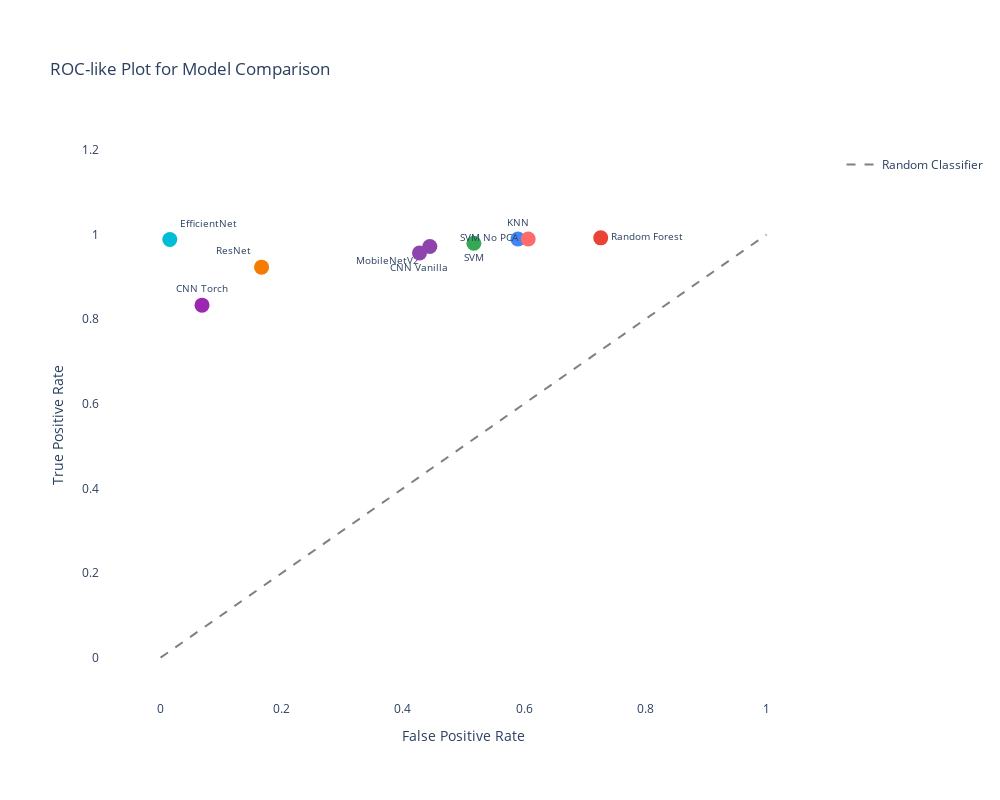

The notebook cell saved with this chart:
### Code cell
# ROC-like visualization
fig_roc = go.Figure()

# Updated model colors dictionary with all models
model_colors = {
    "KNN": "#4285F4",
    "SVM": "#34A853",
    "SVM No PCA": "#FF6B6B",
    "Random Forest": "#EA4335",
    "MobileNetV2": "#8E44AD",
    "ResNet": "#F57C00",
    "EfficientNet": "#00BCD4",
    "CNN Torch": "#9C27B0",
}

# Different text positions to avoid overlap
text_positions = [
    "top center",
    "bottom center",
    "middle left",
    "middle right",
    "top left",
    "top right",
    "bottom left",
]

for i, model in enumerate(all_results):
    if all(key in model for key in ["fp", "tn", "tp", "fn"]):
        fpr = (
            model["fp"] / (model["fp"] + model["tn"])
            if (model["fp"] + model["tn"]) > 0
            else 0
        )
        tpr = (
            model["tp"] / (model["tp"] + model["fn"])
            if (model["tp"] + model["fn"]) > 0
            else 0
        )

        fig_roc.add_trace(
            go.Scatter(
                x=[fpr],
                y=[tpr],
                mode="markers+text",
                marker=dict(size=15, color=model_colors.get(model["model"], "#8E44AD")),
                text=[model["model"]],
                textposition=text_positions[i % len(text_positions)],
                textfont=dict(size=10),
                showlegend=False,
            )
        )

# Add diagonal line for reference
fig_roc.add_trace(
    go.Scatter(
        x=[0, 1],
        y=[0, 1],
        mode="lines",
        line=dict(dash="dash", color="gray"),
        name="Random Classifier",
        showlegend=True,
    )
)

fig_roc.update_layout(
    title="ROC-like Plot for Model Comparison",
    xaxis_title="False Positive Rate",
    yaxis_title="True Positive Rate",
    plot_bgcolor="white",
    font=dict(size=12),
    width=1000,
    height=800,
    margin=dict(l=100, r=100, t=150, b=100),
    xaxis=dict(range=[-0.1, 1.1]),
    yaxis=dict(range=[-0.1, 1.2]),
)

fig_roc.show()

### Figure 1 — Plotly figure (JSON) as saved in the notebook; plotly's stock layout.template omitted (floating-point values rounded to 4 significant figures)
{"data": [{"marker": {"color": "#4285F4", "size": 15}, "mode": "markers+text", "showlegend": false, "text": ["KNN"], "textfont": {"size": 10}, "textposition": "top center", "type": "scatter", "x": [0.5897], "y": [0.9897]}, {"marker": {"color": "#34A853", "size": 15}, "mode": "markers+text", "showlegend": false, "text": ["SVM"], "textfont": {"size": 10}, "textposition": "bottom center", "type": "scatter", "x": [0.5171], "y": [0.9795]}, {"marker": {"color": "#FF6B6B", "size": 15}, "mode": "markers+text", "showlegend": false, "text": ["SVM No PCA"], "textfont": {"size": 10}, "textposition": "middle left", "type": "scatter", "x": [0.6068], "y": [0.9897]}, {"marker": {"color": "#EA4335", "size": 15}, "mode": "markers+text", "showlegend": false, "text": ["Random Forest"], "textfont": {"size": 10}, "textposition": "middle right", "type": "scatter", "x": [0.7265], "y": [0.9923]}, {"marker": {"color": "#F57C00", "size": 15}, "mode": "markers+text", "showlegend": false, "text": ["ResNet"], "textfont": {"size": 10}, "textposition": "top left", "type": "scatter", "x": [0.1667], "y": [0.9231]}, {"marker": {"color": "#00BCD4", "size": 15}, "mode": "markers+text", "showlegend": false, "text": ["EfficientNet"], "textfont": {"size": 10}, "textposition": "top right", "type": "scatter", "x": [0.01521], "y": [0.9885]}, {"marker": {"color": "#8E44AD", "size": 15}, "mode": "markers+text", "showlegend": false, "text": ["MobileNetV2"], "textfont": {"size": 10}, "textposition": "bottom left", "type": "scatter", "x": [0.4444], "y": [0.9718]}, {"marker": {"color": "#9C27B0", "size": 15}, "mode": "markers+text", "showlegend": false, "text": ["CNN Torch"], "textfont": {"size": 10}, "textposition": "top center", "type": "scatter", "x": [0.06838], "y": [0.8333]}, {"marker": {"color": "#8E44AD", "size": 15}, "mode": "markers+text", "showlegend": false, "text": ["CNN Vanilla"], "textfont": {"size": 10}, "textposition": "bottom center", "type": "scatter", "x": [0.4274], "y": [0.9564]}, {"line": {"color": "gray", "dash": "dash"}, "mode": "lines", "name": "Random Classifier", "showlegend": true, "type": "scatter", "x": [0, 1], "y": [0, 1]}], "layout": {"font": {"size": 12}, "height": 800, "margin": {"b": 100, "l": 100, "r": 100, "t": 150}, "plot_bgcolor": "white", "title": {"text": "ROC-like Plot for Model Comparison"}, "width": 1000, "xaxis": {"range": [-0.1, 1.1], "title": {"text": "False Positive Rate"}}, "yaxis": {"range": [-0.1, 1.2], "title": {"text": "True Positive Rate"}}}}
